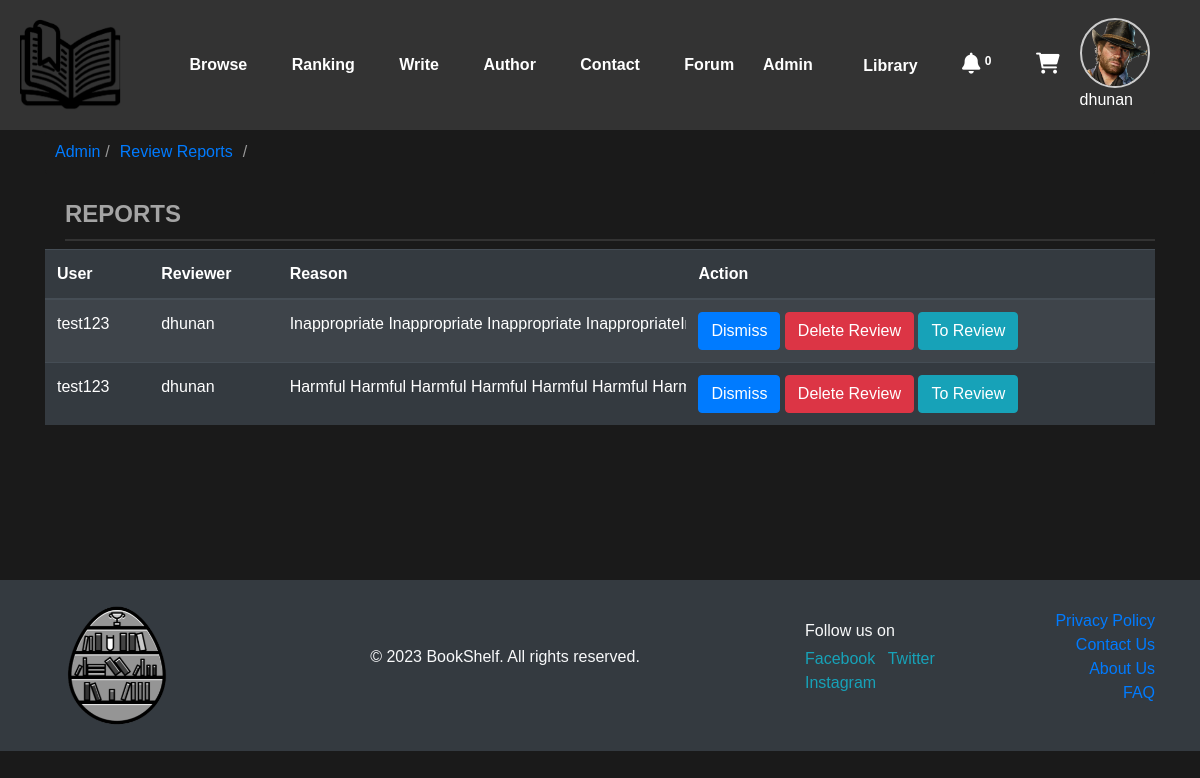
The page /books/reports/ (signed in) on the database its author committed.
### user/models.py (models this page shows, shortened)
class UserProfile(models.Model):
    user = models.OneToOneField(User, on_delete=models.CASCADE)
    is_author = models.BooleanField(default=False)
    bio = models.TextField(blank=True)
    gender = models.CharField(max_length=20, choices=[('M', 'Male'), ('F', 'Female'), ('O', 'Other')], blank=True)
    dob = models.DateField(null=True, blank=True)
    phone_number = models.CharField(max_length=20, blank=True)
    profile_image = models.ImageField(upload_to='user/profile_images/', blank=True, null=True)

### books/models.py (models this page shows, shortened)
class Report(models.Model):
    user = models.ForeignKey(User, on_delete=models.CASCADE)
    review = models.ForeignKey(Review, on_delete=models.CASCADE)
    reason = models.TextField()
    created_at = models.DateTimeField(auto_now_add=True)
    dismissed = models.BooleanField(default=False)
    class Meta:
        unique_together = ('user', 'review')

class Review(models.Model):
    user = models.ForeignKey(User, on_delete=models.CASCADE)
    book = models.ForeignKey(Books, on_delete=models.CASCADE)
    title = models.CharField(max_length=200)
    review = models.TextField()
    style_rating = models.PositiveIntegerField(null=False, blank=True)
    story_rating = models.PositiveIntegerField(null=False, blank=True)
    grammar_rating = models.PositiveIntegerField(null=False, blank=True)
    character_rating = models.PositiveIntegerField(null=False, blank=True)
    overall_rating = models.FloatField(null=False, blank=True)
    reviewed_at = models.DateTimeField(auto_now_add=True)
    likes_count = models.PositiveIntegerField(default=0)
    sentiment_score = models.FloatField(null=True)
    class Meta:
        unique_together = ('user', 'book')

### books/views.py (the view)
# urls.py: path('reports/', views.report_list, name='report_list'),
@user_passes_test(user_is_superuser)
def report_list(request):
    reports = Report.objects.filter(dismissed=False)
    return render(request, 'books/review_review.html', {'reports': reports})

### books/views.py (called while the page is built)
def user_is_superuser(user):
    return user.is_superuser

### books/templates/books/review_review.html (shortened to what this page needs)
{% extends "books/book_list.html" %}
{% block content %}
<div class="container table-container" style="min-height:450px;">
    <div class="breadcrumb">
        <a href="/admin">Admin</a> /
        <a href="">Review Reports</a>
      </div>
    <h1>Reports</h1>
    <table class="table table-dark table-striped">
        <thead>
            <tr>
                <th>User</th>
                <th>Reviewer</th>
                <th>Reason</th>
                <th>Action</th>
            </tr>
        </thead>
        <tbody>
            {% for report in reports %}
            <tr>
                <td>{{ report.user.username }}</td>
                <td>{{ report.review.user.username }}</td>
                <td class="reason" onclick="toggleReasonExpansion(this)">{{ report.reason }}</td>
                <td>
                    <button onclick="dismissReport({{ report.id }})" class="btn btn-primary">Dismiss</button>
                    <button onclick="deleteReview({{ report.review.id }})" class="btn btn-danger">Delete Review</button>
                    <button onclick="redirectToBookReview('{{ report.review.book.BookID }}', '{{ report.review.user.username }}')" class="btn btn-info">To Review</button>
                </td>
            </tr>
            {% endfor %}
        </tbody>
    </table>
</div>
{% endblock %}

### user/templates/user/home.html (shortened to what this page needs)
{% load static %}
<!DOCTYPE html>
<html lang="en">
<head>
    <link rel="stylesheet" href="https://cdnjs.cloudflare.com/ajax/libs/font-awesome/6.0.0-beta3/css/all.min.css">
    <link rel="stylesheet" href="{% static "css/animate.min.css" %}">
    <link rel="stylesheet" href="https://maxcdn.bootstrapcdn.com/bootstrap/4.5.2/css/bootstrap.min.css">
</head>
<body>
    <div class="navbar notranslate  ">
        <div class="navbar-logo">
            <div class="animated swing">
                <img src="{% static 'img/logo.png' %}" alt="Website Logo" class="hover-image" id="home1">
            </div>
        </div>
        <div class="navbar-content">
            <a href="/books/book_list" id="browse">Browse</a>
            <a href="/books/ranking/">Ranking</a>
            <a href='{% url "writer_desk" %}'>Write</a>
            <a href="{% url 'author_list' %}">Author</a>
            <a href="/contact">Contact</a>
            <a href="/books/forum/">Forum</a>
        </div>
        {% if user.is_superuser %}
        <div class="navbar-user2 dropdown" onclick="toggleDropdown()" >
            <strong>Admin</strong>
        </div>
        {% endif %}
        <div>
            <div class="navbar-content">
                    <a href="{% url 'user_library' %}">Library</a>
                    <a class="navbar-content" href="#" id="notification-icon">
                        <i class="fa-solid fa-bell" style="font-size:21px;"></i>
                        <sup><span class="cart-item-count" id="notification-count"></span></sup>
                    </a>
                    <a class="navbar-content" href="{% url 'cart_view' %}">
                        <i class="fa-solid fa-cart-shopping" style="font-size:21px;;"></i>
                    </a>
            </div>
        </div>
        <div class="navbar-user dropdown" onclick="toggleDropdown()">
            {% if user.userprofile.profile_image %}
            <img src="{{ user.userprofile.profile_image.url }}" alt="User Profile" class="profile-image">
            {% else %}
            <img src="{% static 'img/def_png.png' %}" alt="User Profile" class="profile-image">
            {% endif %}
            {{ user.username }}
        </div>
    </div>
    {% block content %}{% endblock content %}
    <footer class="bg-dark text-light py-4 notranslate">
        <div class="container">
            <div class="row align-items-center">
                <div class="col-md-2">
                    <img src="{% static 'img/company_logo.png' %}" alt="Website Logo" class="img-fluid" style="max-width: 140px">
                </div>
                <div class="col-md-6 text-center">
                    <p>&copy; 2023 BookShelf. All rights reserved.</p>
                </div>
                <div class="col-md-2">
                    <p class="mb-1">Follow us on</p>
                    <ul class="list-inline">
                        <li class="list-inline-item">
                            <a href="#" class="social-link">Facebook</a>
                        </li>
                        <li class="list-inline-item">
                            <a href="#" class="social-link">Twitter</a>
                        </li>
                        <li class="list-inline-item">
                            <a href="#" class="social-link">Instagram</a>
                        </li>
                    </ul>
                </div>
                <div class="col-md-2 text-md-right">
                    <ul class="list-unstyled">
                        <li>
                            <a href="#" class="footer-link">Privacy Policy</a>
                        </li>
                        <li>
                            <a href="#" class="footer-link">Contact Us</a>
                        </li>
                        <li>
                            <a href="#" class="footer-link">About Us</a>
                        </li>
                        <li>
                            <a href="#" class="footer-link">FAQ</a>
                        </li>
                    </ul>
                </div>
            </div>
        </div>
    </footer>
</body>
</html>

### books/templates/books/review_review.html (style rules this page uses)
h1 { font-size: 24px; font-weight: bold; color: #a4a4a4; text-transform: uppercase; border-bottom: 2px solid #333; padding-bottom: 10px; padding-top:10px; margin-left: 20px; }
.table-container { overflow-x: auto; }
.reason { max-width: 300px; overflow: hidden; white-space: nowrap; color: #fff; cursor: pointer; user-select: none; }

### rows shown on the page
Report: user.username "test123", review.user.username "dhunan", reason "Inappropriate Inappropriate Inappropriate…"
Report: user.username "test123", review.user.username "dhunan", reason "Harmful Harmful Harmful Harmful Harmful Harmful…"

### other values the page prints
{{ user.username }} "dhunan"
